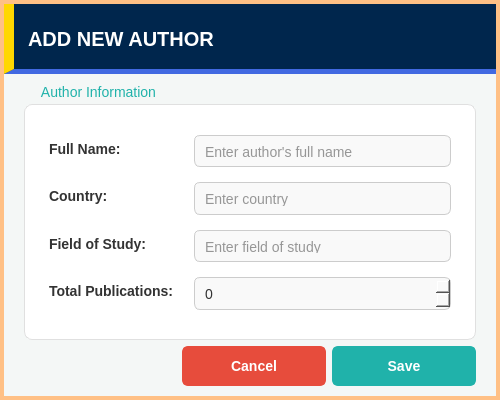
<?xml version="1.0" encoding="UTF-8"?>
<ui version="4.0">
 <class>AuthorInputDialog</class>
 <widget class="QDialog" name="AuthorInputDialog">
  <property name="geometry">
   <rect>
    <x>0</x>
    <y>0</y>
    <width>500</width>
    <height>400</height>
   </rect>
  </property>
  <property name="minimumSize">
   <size>
    <width>500</width>
    <height>400</height>
   </size>
  </property>
  <property name="windowTitle">
   <string>New Author</string>
  </property>
  <property name="styleSheet">
   <string notr="true">
/* --- DIALOG --- */
QDialog#AuthorInputDialog {
    background-color: #f4f7f6;
    border: 4px solid #FFC085;
}
QWidget {
    font-family: &quot;Segoe UI&quot;, Arial, sans-serif;
    font-size: 14px;
}

/* --- GROUP BOX --- */
QGroupBox {
    background-color: #ffffff;
    border: 1px solid #e0e0e0;
    border-radius: 8px;
    margin-top: 20px;
    padding-top: 20px;
    padding-bottom: 20px;
    padding-left: 15px;
    padding-right: 15px;
}
QGroupBox::title {
    subcontrol-origin: margin;
    subcontrol-position: top left;
    padding: 0 5px;
    color: #20B2AA;
    font-weight: bold;
    left: 10px;
}

/* --- LABELS --- */
QLabel {
    color: #333333;
    font-weight: bold;
}

/* --- INPUT FIELDS --- */
QLineEdit, QSpinBox {
    background-color: #f9f9f9;
    border: 1px solid #cccccc;
    border-radius: 6px;
    padding: 8px;
    color: #333333;
    font-size: 14px;
}
QLineEdit:focus, QSpinBox:focus {
    background-color: #ffffff;
    border: 2px solid #20B2AA;
}

/* --- BUTTONS --- */
QPushButton {
    border-radius: 6px;
    font-weight: bold;
    padding: 10px 20px;
    min-width: 100px;
    color: white;
}
QPushButton#btnSave {
    background-color: #20B2AA;
    border: 2px solid #20B2AA;
}
QPushButton#btnSave:hover {
    background-color: #17a098;
}
QPushButton#btnSave:pressed {
    background-color: #0e6b65;
}
QPushButton#btnCancel {
    background-color: #e74c3c;
    border: 2px solid #e74c3c;
}
QPushButton#btnCancel:hover {
    background-color: #c0392b;
}
QPushButton#btnCancel:pressed {
    background-color: #922b21;
}
   </string>
  </property>
  <property name="modal">
   <bool>true</bool>
  </property>
  <layout class="QVBoxLayout" name="verticalLayout">
   <property name="spacing">
    <number>0</number>
   </property>
   <property name="leftMargin">
    <number>4</number>
   </property>
   <property name="topMargin">
    <number>4</number>
   </property>
   <property name="rightMargin">
    <number>4</number>
   </property>
   <property name="bottomMargin">
    <number>4</number>
   </property>
   <item>
    <widget class="QWidget" name="headerContainer" native="true">
     <property name="minimumSize">
      <size>
       <width>0</width>
       <height>70</height>
      </size>
     </property>
     <property name="styleSheet">
      <string notr="true">QWidget#headerContainer{background-color:#00264d;border-bottom:5px solid #4169E1;border-left:10px solid #FFD700;}</string>
     </property>
     <layout class="QHBoxLayout" name="horizontalLayout_Header">
      <item>
       <widget class="QLabel" name="labelHeader">
        <property name="styleSheet">
         <string notr="true">color:#ffffff;font-weight:900;font-size:20px;background:transparent;padding-left:10px;</string>
        </property>
        <property name="text">
         <string>ADD NEW AUTHOR</string>
        </property>
        <property name="alignment">
         <set>Qt::AlignmentFlag::AlignLeading|Qt::AlignmentFlag::AlignLeft|Qt::AlignmentFlag::AlignVCenter</set>
        </property>
       </widget>
      </item>
     </layout>
    </widget>
   </item>
   <item>
    <widget class="QWidget" name="bodyContainer" native="true">
     <layout class="QVBoxLayout" name="verticalLayout_Body">
      <property name="leftMargin">
       <number>20</number>
      </property>
      <property name="topMargin">
       <number>10</number>
      </property>
      <property name="rightMargin">
       <number>20</number>
      </property>
      <property name="bottomMargin">
       <number>10</number>
      </property>
      <item>
       <widget class="QGroupBox" name="grpAuthorInfo">
        <property name="title">
         <string>Author Information</string>
        </property>
        <layout class="QFormLayout" name="formLayout">
         <property name="horizontalSpacing">
          <number>20</number>
         </property>
         <property name="verticalSpacing">
          <number>15</number>
         </property>
         <property name="topMargin">
          <number>10</number>
         </property>
         <item row="0" column="0">
          <widget class="QLabel" name="lblName">
           <property name="text">
            <string>Full Name:</string>
           </property>
          </widget>
         </item>
         <item row="0" column="1">
          <widget class="QLineEdit" name="lineEditName">
           <property name="placeholderText">
            <string>Enter author's full name</string>
           </property>
          </widget>
         </item>
         <item row="1" column="0">
          <widget class="QLabel" name="lblCountry">
           <property name="text">
            <string>Country:</string>
           </property>
          </widget>
         </item>
         <item row="1" column="1">
          <widget class="QLineEdit" name="lineEditCountry">
           <property name="placeholderText">
            <string>Enter country</string>
           </property>
          </widget>
         </item>
         <item row="2" column="0">
          <widget class="QLabel" name="lblField">
           <property name="text">
            <string>Field of Study:</string>
           </property>
          </widget>
         </item>
         <item row="2" column="1">
          <widget class="QLineEdit" name="lineEditField">
           <property name="placeholderText">
            <string>Enter field of study</string>
           </property>
          </widget>
         </item>
         <item row="3" column="0">
          <widget class="QLabel" name="lblPublications">
           <property name="text">
            <string>Total Publications:</string>
           </property>
          </widget>
         </item>
         <item row="3" column="1">
          <widget class="QSpinBox" name="spinBoxPublications">
           <property name="maximum">
            <number>10000</number>
           </property>
          </widget>
         </item>
        </layout>
       </widget>
      </item>
      <item>
       <spacer name="verticalSpacer">
        <property name="orientation">
         <enum>Qt::Orientation::Vertical</enum>
        </property>
        <property name="sizeHint" stdset="0">
         <size>
          <width>20</width>
          <height>20</height>
         </size>
        </property>
       </spacer>
      </item>
      <item>
       <layout class="QHBoxLayout" name="horizontalLayout_Buttons">
        <item>
         <spacer name="horizontalSpacer">
          <property name="orientation">
           <enum>Qt::Orientation::Horizontal</enum>
          </property>
          <property name="sizeHint" stdset="0">
           <size>
            <width>40</width>
            <height>20</height>
           </size>
          </property>
         </spacer>
        </item>
        <item>
         <widget class="QPushButton" name="btnCancel">
          <property name="minimumSize">
           <size>
            <width>100</width>
            <height>40</height>
           </size>
          </property>
          <property name="cursor">
           <cursorShape>PointingHandCursor</cursorShape>
          </property>
          <property name="text">
           <string>Cancel</string>
          </property>
         </widget>
        </item>
        <item>
         <widget class="QPushButton" name="btnSave">
          <property name="minimumSize">
           <size>
            <width>100</width>
            <height>40</height>
           </size>
          </property>
          <property name="cursor">
           <cursorShape>PointingHandCursor</cursorShape>
          </property>
          <property name="text">
           <string>Save</string>
          </property>
         </widget>
        </item>
       </layout>
      </item>
     </layout>
    </widget>
   </item>
  </layout>
 </widget>
 <resources/>
 <connections>
  <connection>
   <sender>btnCancel</sender>
   <signal>clicked()</signal>
   <receiver>AuthorInputDialog</receiver>
   <slot>reject()</slot>
   <hints>
    <hint type="sourcelabel">
     <x>380</x>
     <y>360</y>
    </hint>
    <hint type="destinationlabel">
     <x>250</x>
     <y>200</y>
    </hint>
   </hints>
  </connection>
 </connections>
</ui>
